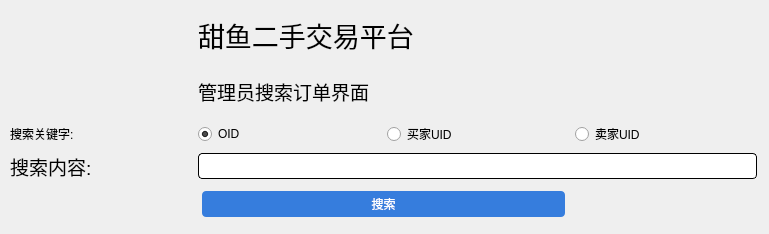
<?xml version="1.0" encoding="UTF-8"?>
<ui version="4.0">
 <class>AdminSearchOrderForm</class>
 <widget class="QWidget" name="AdminSearchOrderForm">
  <property name="geometry">
   <rect>
    <x>0</x>
    <y>0</y>
    <width>769</width>
    <height>234</height>
   </rect>
  </property>
  <property name="windowTitle">
   <string>甜鱼: 管理员搜索订单界面</string>
  </property>
  <property name="styleSheet">
   <string notr="true">QPushButton {
    border: none;
    border-radius: 4px;
	padding: 4px;
	margin: 4px; 
    background-color: rgb(54, 125, 221);
    color: white;
}
QLineEdit{
	border: 1px solid black;
	border-radius: 4px;
	padding: 4px;
}
</string>
  </property>
  <widget class="QWidget" name="gridLayoutWidget">
   <property name="geometry">
    <rect>
     <x>10</x>
     <y>10</y>
     <width>747</width>
     <height>211</height>
    </rect>
   </property>
   <layout class="QGridLayout" name="gridLayout">
    <item row="2" column="2">
     <widget class="QRadioButton" name="check_buyer_uid">
      <property name="text">
       <string>买家UID</string>
      </property>
      <property name="checked">
       <bool>false</bool>
      </property>
     </widget>
    </item>
    <item row="2" column="1">
     <widget class="QRadioButton" name="check_oid">
      <property name="text">
       <string>OID</string>
      </property>
      <property name="checked">
       <bool>true</bool>
      </property>
     </widget>
    </item>
    <item row="3" column="0">
     <widget class="QLabel" name="label_3">
      <property name="font">
       <font>
        <pointsize>14</pointsize>
       </font>
      </property>
      <property name="text">
       <string>搜索内容:</string>
      </property>
     </widget>
    </item>
    <item row="0" column="1" colspan="2">
     <widget class="QLabel" name="label">
      <property name="font">
       <font>
        <pointsize>20</pointsize>
       </font>
      </property>
      <property name="text">
       <string>甜鱼二手交易平台</string>
      </property>
     </widget>
    </item>
    <item row="2" column="0">
     <widget class="QLabel" name="label_4">
      <property name="text">
       <string>搜索关键字:</string>
      </property>
     </widget>
    </item>
    <item row="1" column="1" colspan="2">
     <widget class="QLabel" name="label_2">
      <property name="font">
       <font>
        <pointsize>14</pointsize>
       </font>
      </property>
      <property name="text">
       <string>管理员搜索订单界面</string>
      </property>
     </widget>
    </item>
    <item row="2" column="3">
     <widget class="QRadioButton" name="check_seller_uid">
      <property name="text">
       <string>卖家UID</string>
      </property>
      <property name="checked">
       <bool>false</bool>
      </property>
     </widget>
    </item>
    <item row="3" column="1" colspan="3">
     <widget class="QLineEdit" name="search_content_text"/>
    </item>
    <item row="4" column="1" colspan="2">
     <widget class="QPushButton" name="postBtn">
      <property name="text">
       <string>搜索</string>
      </property>
     </widget>
    </item>
   </layout>
  </widget>
 </widget>
 <resources/>
 <connections/>
</ui>
